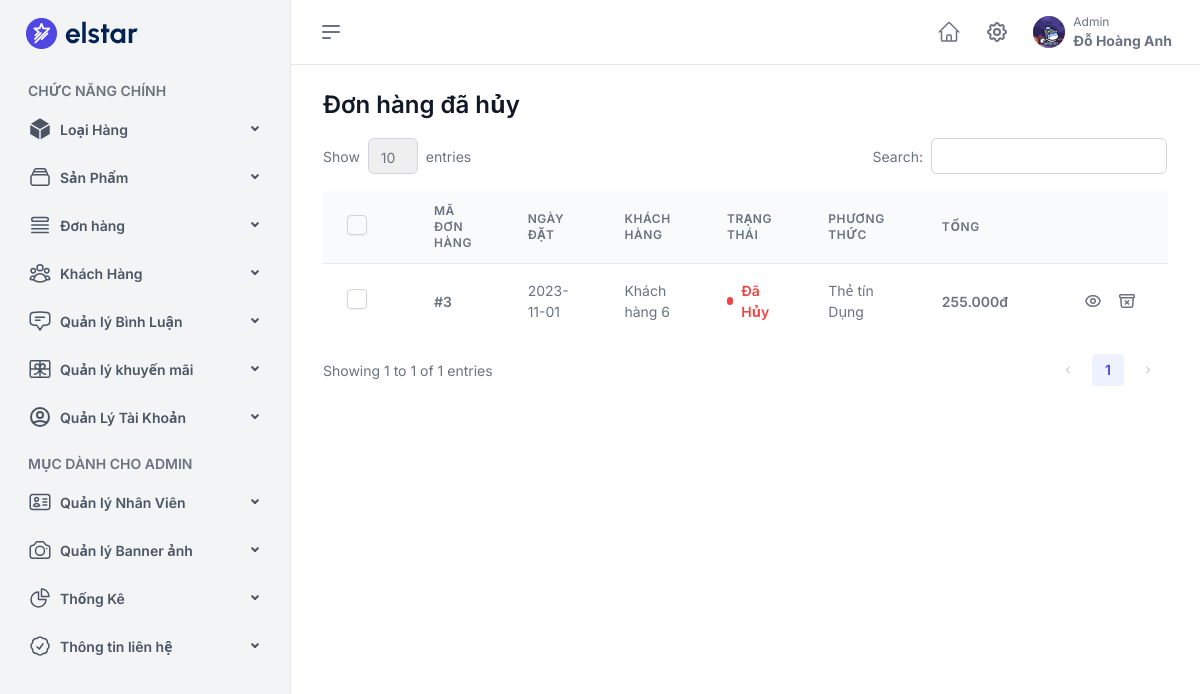
The app's page /admin/admin.php?act=listhuydon (signed in) with its own data.
### tables this page shows
CREATE TABLE `don_hang` (
  `ma_don_hang` int(11) NOT NULL,
  `ngay_dat_hang` date DEFAULT current_timestamp(),
  `ma_khach_hang` int(11) DEFAULT NULL,
  `trang_thai_don` tinyint(2) DEFAULT 0 COMMENT '0 - Cần xác thực , 1 - Đã thanh toán, 2 - Chưa thanh toán, 3- Đã Hủy',
  `trang_thai_ship` tinyint(2) DEFAULT NULL,
  `phuong_thuc_thanh_toan` tinyint(2) NOT NULL COMMENT '0 - COD , 1- Tin dung , 2 - VNpay',
  `ghi_chu` varchar(2000) NOT NULL,
  `ghi_chu_kh` varchar(2000) NOT NULL
);

CREATE TABLE `khach_hang` (
  `ma_khach_hang` int(11) NOT NULL,
  `ten_khach_hang` varchar(200) DEFAULT NULL,
  `dia_chi` varchar(200) DEFAULT NULL,
  `sdt` varchar(11) DEFAULT NULL,
  `email` varchar(100) DEFAULT NULL,
  `mat_khau` varchar(200) DEFAULT NULL,
  `avt` varchar(200) DEFAULT 'noavt.jpg',
  `trang_thai` tinyint(2) DEFAULT 0,
  `quyen` tinyint(2) DEFAULT 3,
  `ma_nhan_vien` varchar(10) DEFAULT NULL,
  `xoa` tinyint(2) NOT NULL DEFAULT 0
);

### module/order.php (called while the page is built, shortened)
<?php
function donhang_get_toal_chi_tiet($ma_don_hang){
    $sql = "SELECT
    chi_tiet_don_hang.ma_don_hang,
    SUM(chi_tiet_don_hang.so_luong * chi_tiet_don_hang.don_gia) AS tong_gia_don_hang
    FROM chi_tiet_don_hang
    WHERE chi_tiet_don_hang.ma_don_hang = ?
    GROUP BY chi_tiet_don_hang.ma_don_hang;";
    $data = pdo_query($sql, $ma_don_hang);
    return $data;
}
function donhang_list_deleted(){
    $sql = "SELECT * FROM don_hang JOIN khach_hang ON don_hang.ma_khach_hang = khach_hang.ma_khach_hang WHERE don_hang.trang_thai_don = '3'";
    $data = pdo_query($sql);
    return $data;
}
?>

### module/PDO.php (called while the page is built, shortened)
<?php
function pdo_query($sql){
    $sql_args = array_slice(func_get_args(),1);
    try{
        $stmt = $GLOBALS['PDO']->prepare($sql);
        $stmt->execute($sql_args);
        return $stmt->fetchAll(PDO::FETCH_ASSOC);
    }
    catch(PDOException $e){
        echo $e->getMessage();
        return false;
    }
    finally{
        unset($stmt);
    }
}
?>

### admin/donhang/delete.php (the view, shortened to what this page needs)
<main class="h-full">
								<div class="page-container relative h-full flex flex-auto flex-col px-4 sm:px-6 md:px-8 py-4 sm:py-6">
                                    <div class="card adaptable-card">
                                        <h3 class="mb-4">Đơn hàng đã hủy</h3>
                                        <div class="overflow-x-auto">
                                            <table id="order-list-table" class="table-default table-hover">
                                                <thead>
                                                    <th>
                                                        <label class="checkbox-label mb-0">
                                                            <input id="indeterminate-checkbox" class="checkbox" type="checkbox" value="">
                                                        </label>
                                                    </th>
                                                    <th>Mã đơn hàng</th>
                                                    <th>Ngày Đặt</th>
                                                    <th>Khách hàng</th>
                                                    <th>Trạng Thái</th>
                                                    <th>Phương thức</th>
                                                    <th>Tổng</th>
                                                    <th></th>
                                                </thead>
                                                <tbody>
                                                <?php
                                                            foreach ($data as $key => $value) {
                                                                extract($value);
                                                                $toal = donhang_get_toal_chi_tiet($ma_don_hang);
                                                                extract($toal);
                                                                foreach ($toal as $key => $value) {
                                                                    extract($value);
                                                                }
                                                ?>
                                                    <tr>
                                                        <td>
                                                                <label class="checkbox-label mb-0">
                                                                    <input class="checkbox order-checkbox" type="checkbox" value="">
                                                                </label>
                                                        </td>
                                                        <td>
                                                             <span class="cursor-pointer select-none font-semibold hover:text-indigo-600">#<?php echo $ma_don_hang?></span>
                                                        </td>
                                                        <td>
                                                            <span><?php echo $ngay_dat_hang ?></span>
                                                        </td>
                                                        <td>
                                                                <?php echo $ten_khach_hang ?>
                                                        </td>
                                                        <?php
                                                        if ($trang_thai_don == 0) {
                                                                ?>
                                                                <td>
                                                                    <div class="flex items-center">
                                                                        <span class="badge-dot bg-yellow-500"></span>
                                                                        <span class="ml-2 rtl:mr-2 capitalize font-semibold text-yellow-500">Cần Xác thực</span>
                                                                    </div>
                                                                </td>
                                                                <?php
                                                            } elseif ($trang_thai_don == 3) {
                                                                ?>
                                                                <td>
                                                                    <div class="flex items-center">
                                                                        <span class="badge-dot bg-red-500"></span>
                                                                        <span class="ml-2 rtl:mr-2 capitalize font-semibold text-red-500">Đã Hủy</span>
                                                                    </div>
                                                                </td>
                                                                <?php
                                                            }
                                                            ?>
                                                            <?php
                                                            if($phuong_thuc_thanh_toan == 0){
                                                                ?>
                                                                <td>
                                                                    <div class="flex items-center">
                                                                       <span>COD</span>
                                                                    </div>
                                                                </td>
                                                                <?php
                                                            }
                                                                elseif($phuong_thuc_thanh_toan == 1){
                                                                    ?>
                                                                     <td>
                                                                            <div class="flex items-center">
                                                                                <span>Thẻ tín Dụng</span>
                                                                            </div>
                                                                        </td>
                                                                <?php
                                                                }
                                                                ?>
                                                        <td>
                                                            <span class="font-semibold"><?php echo number_format($tong_gia_don_hang, 0, ',', '.').'đ' ?></span>
                                                        </td>
                                                        <td>
                                                                <div class="flex justify-end text-lg">
                                                                    <span class="cursor-pointer p-2 hover:text-indigo-600" data-bs-toggle="tooltip" data-bs-title="Chi tiết">
                                                                       <a href="admin.php?act=ctdonhang&ma_don_hang=<?php echo $ma_don_hang?>">
                                                                       </a>
                                                                    </span>
                                                                    <?php
                                                                        if ($trang_thai_don == 3) {
                                                                            ?>
                                                                            <span class="cursor-pointer p-2 hover:text-red-500" data-bs-toggle="tooltip" data-bs-title="Đơn hàng đã được hủy">
                                                                            </span>
                                                                            <?php
                                                                        }
                                                                        ?>
                                                                </div>
                                                        </td>
                                                    </tr>
                                                    <?php
                                                    }
                                                    ?>
                                                </tbody>
                                            </table>
                                        </div>
                                    </div>
                                </div>
							</main>

### records on screen
don_hang: ma_don_hang "3", ngay_dat_hang "2023-11-01", khach_hang.ten_khach_hang "Khách hàng 6", trang_thai_don 3 (drawn), phuong_thuc_thanh_toan "Thẻ tín Dụng", tong_gia_don_hang "255.000"

### other values on screen
$quyen "Admin"
$ten_nhan_vien "Đỗ Hoàng Anh"
